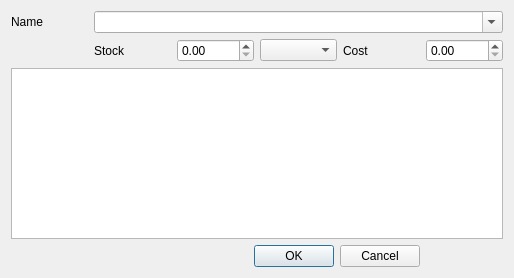
<?xml version="1.0" encoding="UTF-8"?>
<ui version="4.0">
 <class>NewMisc</class>
 <widget class="QDialog" name="NewMisc">
  <property name="geometry">
   <rect>
    <x>0</x>
    <y>0</y>
    <width>514</width>
    <height>278</height>
   </rect>
  </property>
  <property name="windowTitle">
   <string>Dialog</string>
  </property>
  <layout class="QGridLayout" name="gridLayout">
   <item row="0" column="0">
    <widget class="QLabel" name="nameLabel">
     <property name="text">
      <string>Name</string>
     </property>
    </widget>
   </item>
   <item row="1" column="1">
    <widget class="QLabel" name="stockLabel">
     <property name="text">
      <string>Stock</string>
     </property>
    </widget>
   </item>
   <item row="1" column="2">
    <widget class="QDoubleSpinBox" name="stockSpin"/>
   </item>
   <item row="1" column="3">
    <widget class="QComboBox" name="stockUnitsCombo"/>
   </item>
   <item row="1" column="4">
    <widget class="QLabel" name="costLabel">
     <property name="text">
      <string>Cost</string>
     </property>
    </widget>
   </item>
   <item row="1" column="5">
    <widget class="QDoubleSpinBox" name="costSpin"/>
   </item>
   <item row="2" column="0" colspan="6">
    <widget class="QPlainTextEdit" name="commentsEdit"/>
   </item>
   <item row="3" column="2" colspan="3">
    <widget class="QDialogButtonBox" name="buttonBox">
     <property name="orientation">
      <enum>Qt::Horizontal</enum>
     </property>
     <property name="standardButtons">
      <set>QDialogButtonBox::Cancel|QDialogButtonBox::Ok</set>
     </property>
    </widget>
   </item>
   <item row="0" column="1" colspan="5">
    <widget class="QComboBox" name="nameEditCombo">
     <property name="editable">
      <bool>true</bool>
     </property>
    </widget>
   </item>
  </layout>
 </widget>
 <resources/>
 <connections>
  <connection>
   <sender>buttonBox</sender>
   <signal>accepted()</signal>
   <receiver>NewMisc</receiver>
   <slot>accept()</slot>
   <hints>
    <hint type="sourcelabel">
     <x>248</x>
     <y>254</y>
    </hint>
    <hint type="destinationlabel">
     <x>157</x>
     <y>274</y>
    </hint>
   </hints>
  </connection>
  <connection>
   <sender>buttonBox</sender>
   <signal>rejected()</signal>
   <receiver>NewMisc</receiver>
   <slot>reject()</slot>
   <hints>
    <hint type="sourcelabel">
     <x>316</x>
     <y>260</y>
    </hint>
    <hint type="destinationlabel">
     <x>286</x>
     <y>274</y>
    </hint>
   </hints>
  </connection>
 </connections>
</ui>
